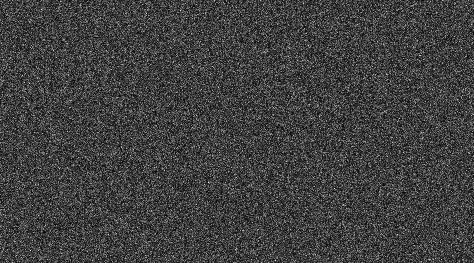
#> input picture python/ImageProcessing/images/speckle_noise.png, 474 x 263 px
$ python 2Ddft.py
#> lines starting #> are read from the running program, lines starting #| are printed output that depends on the picture
#! /usr/bin/python
#  ______________________________________________________
# /\                                                     \
# \_| Filename    : 2Ddft.py                             |
#   | Maintainer  : Nikin Baidar                         |
#   | Description : Image Transformation                 |
#   |               (2D Discrete Fourier Transfomration) |
#   |   _________________________________________________|_
#    \_/___________________________________________________/

import numpy
import cv2
from matplotlib import pyplot

def DFT(image, u, v):
  M, N = image.shape[0], image.shape[1]
  sum = 0
  for x in range(M):
    for y in range(N):
      sum += image[x,y] * numpy.exp(-2j * numpy.pi *
          ((u * x)/M + (v * y)/N))
  sum /= (M*N)
  return (round(sum.real, 2) + round(sum.imag, 2) * 1j)


def main():

  # image = numpy.array([[0, 1, 1, 0, 0, 1, 1, 0],
  #                      [0, 1, 1, 0, 0, 1, 1, 0],
  #                      [0, 1, 1, 0, 0, 1, 1, 0],
  #                      [0, 1, 1, 0, 0, 1, 1, 0],
  #                      [0, 1, 1, 0, 0, 1, 1, 0],
  #                      [0, 1, 1, 0, 0, 1, 1, 0],
  #                      [0, 1, 1, 0, 0, 1, 1, 0],
  #                      [0, 1, 1, 0, 0, 1, 1, 0]],
  #                      dtype=numpy.uint8)

  image = cv2.imread('./images/speckle_noise.png', 0)
#> image is the input picture: shape (263, 474); min 0, max 253, mean 64.1

  rows = image.shape[0]
#> rows = 263
  cols = image.shape[1]
#> cols = 474

  out_fft = numpy.fft.fft2(image)
  # for u in range(rows):
  #   for v in range(cols):
  #     print("I({},{}) = {}".format(u,v ,out_fft[u][v]))

  frequency_domain = numpy.log(numpy.abs(out_fft))
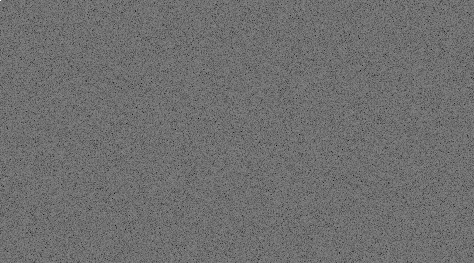
#> frequency_domain: shape (263, 474) float64; min 3.8, max 15.89, mean 9.08; drawn with min black and max white

  pyplot.imshow(frequency_domain, 'gray')
  pyplot.show()

  # [4 lines of commented-out code are left out]


if __name__ == '__main__':
  main()
